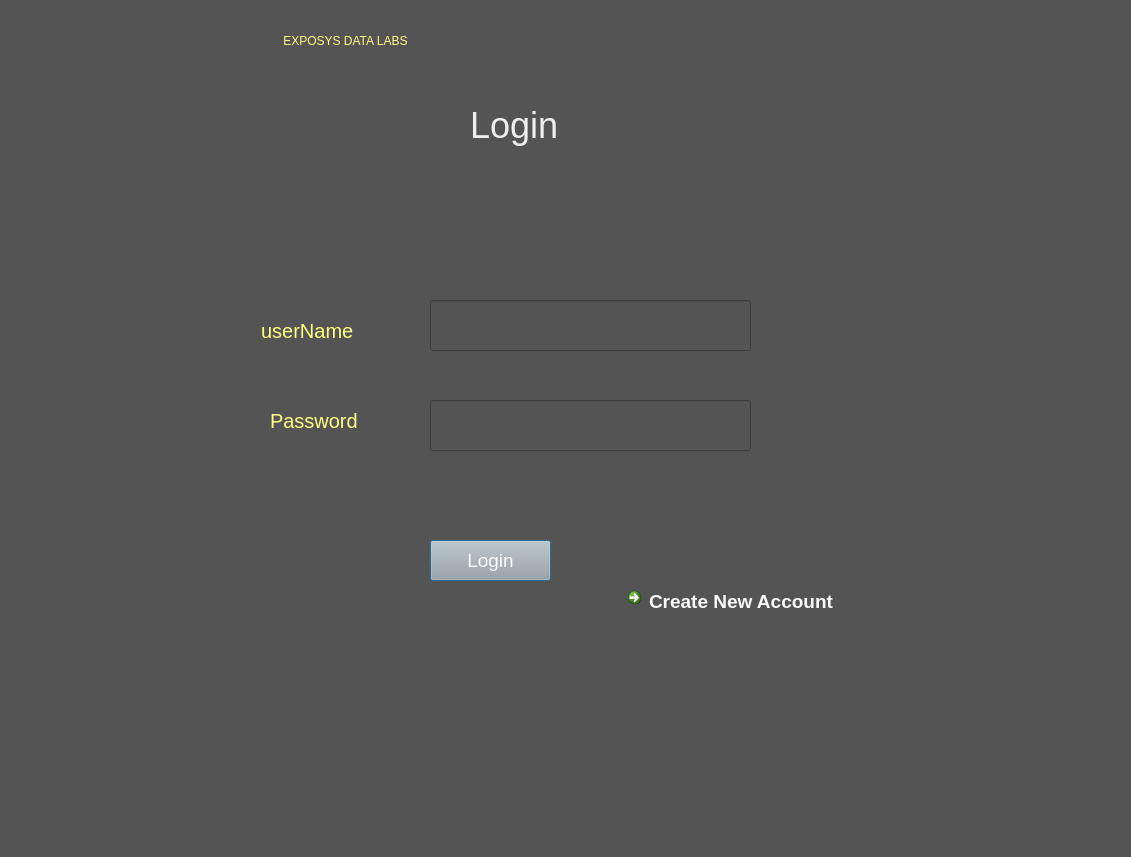
<?xml version="1.0" encoding="UTF-8"?>
<ui version="4.0">
 <class>dialog</class>
 <widget class="QDialog" name="dialog">
  <property name="geometry">
   <rect>
    <x>0</x>
    <y>0</y>
    <width>1131</width>
    <height>857</height>
   </rect>
  </property>
  <property name="windowTitle">
   <string>Dialog</string>
  </property>
  <property name="styleSheet">
   <string notr="true">background-color: rgb(84, 84, 84);</string>
  </property>
  <widget class="QLabel" name="label">
   <property name="geometry">
    <rect>
     <x>270</x>
     <y>0</y>
     <width>531</width>
     <height>81</height>
    </rect>
   </property>
   <property name="styleSheet">
    <string notr="true">color: rgb(255, 255, 127);
background-color: rgb(84, 84, 84);
font: 28pt &quot;MS Shell Dlg 2&quot;;</string>
   </property>
   <property name="text">
    <string>    EXPOSYS DATA LABS</string>
   </property>
  </widget>
  <widget class="QLabel" name="label_2">
   <property name="geometry">
    <rect>
     <x>470</x>
     <y>90</y>
     <width>121</width>
     <height>71</height>
    </rect>
   </property>
   <property name="styleSheet">
    <string notr="true">color: rgb(238, 238, 238); font-size:27pt;</string>
   </property>
   <property name="text">
    <string>Login</string>
   </property>
  </widget>
  <widget class="QLabel" name="label_3">
   <property name="geometry">
    <rect>
     <x>250</x>
     <y>310</y>
     <width>151</width>
     <height>41</height>
    </rect>
   </property>
   <property name="styleSheet">
    <string notr="true">font-size:15pt;
color: rgb(255, 255, 127);</string>
   </property>
   <property name="text">
    <string>  userName</string>
   </property>
  </widget>
  <widget class="QLineEdit" name="email">
   <property name="geometry">
    <rect>
     <x>430</x>
     <y>300</y>
     <width>321</width>
     <height>51</height>
    </rect>
   </property>
   <property name="styleSheet">
    <string notr="true">font-size:14pt;
color: rgb(249, 249, 249);</string>
   </property>
   <property name="text">
    <string/>
   </property>
  </widget>
  <widget class="QLabel" name="label_4">
   <property name="geometry">
    <rect>
     <x>270</x>
     <y>400</y>
     <width>151</width>
     <height>41</height>
    </rect>
   </property>
   <property name="styleSheet">
    <string notr="true">font-size:15pt;
color: rgb(255, 255, 127);</string>
   </property>
   <property name="text">
    <string>Password</string>
   </property>
  </widget>
  <widget class="QLineEdit" name="password">
   <property name="geometry">
    <rect>
     <x>430</x>
     <y>400</y>
     <width>321</width>
     <height>51</height>
    </rect>
   </property>
   <property name="styleSheet">
    <string notr="true">font-size:14pt;
color: rgb(249, 249, 249);</string>
   </property>
   <property name="text">
    <string/>
   </property>
  </widget>
  <widget class="QPushButton" name="loginbutton">
   <property name="geometry">
    <rect>
     <x>430</x>
     <y>540</y>
     <width>121</width>
     <height>41</height>
    </rect>
   </property>
   <property name="styleSheet">
    <string notr="true">background-color: rgb(167, 168, 167);font-size:14pt;
color: rgb(250, 250, 250);</string>
   </property>
   <property name="text">
    <string>Login</string>
   </property>
  </widget>
  <widget class="QCommandLinkButton" name="createaccbutton">
   <property name="geometry">
    <rect>
     <x>620</x>
     <y>580</y>
     <width>271</width>
     <height>51</height>
    </rect>
   </property>
   <property name="styleSheet">
    <string notr="true">background-color: rgb(167, 168, 167);font-size:14pt;
color: rgb(250, 250, 250);</string>
   </property>
   <property name="text">
    <string>Create New Account</string>
   </property>
  </widget>
 </widget>
 <resources/>
 <connections/>
</ui>
